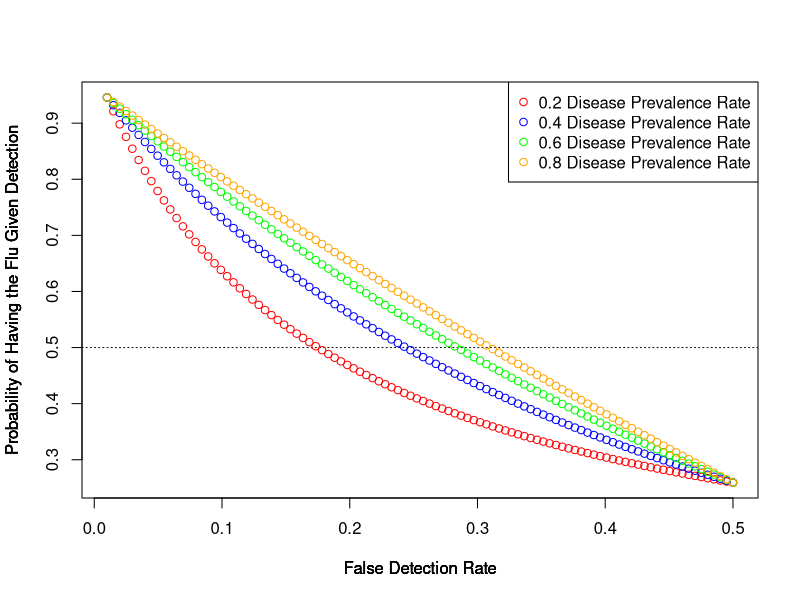

Source code (R):
## ---- chunk 1
# Probability of detecting swine flu given that it was contracted
p.D.F2 <- 0.7
# False detection rate
p.D.opF2 <- 0.1
# Swine flu prevalence
p.F2 <- 0.6
# Calculate probability of detection
p.D <- (p.D.F2 * p.F2) + (p.D.opF2 * (1 - p.F2))

# Calculate the probability of having the swine flu, given detection
p.F2.D <- (p.D.F2 * p.F2)/p.D
p.F2.D
## ---- chunk 2
p.D.F2 <- 0.7
# Assign four equally spaced prevalance values
p.F2 <- seq(from = 0.2, to = 0.8, by = ((0.8 - 0.2)/3))
# Assign 100 equally spaced false detection rates
p.D.opF2 <- seq(from = 0.01, to = 0.5, by = ((0.5 - 0.01)/99))
# Create matrix
p.F2.D <- matrix(nrow = length(p.F2), ncol = length(p.D.opF2))

# Nested loop to fill matrix
for (i in 1:NROW(p.F2.D)) {
  for (j in 1:NCOL(p.F2.D)) {
    # Calculate probability of having the flu given detection at each point in the above sequences
    p.F2.D[i, j] <- ((p.D.F2 * p.F2[i])/((p.D.F2 * p.F2[i]) + (p.D.opF2[j] * (1 - p.F2[i]))))
  }
}
p.F2.D
## ---- chunk 3
# Plot the matrix generated in question 2
# Plot the first row of p.F2.D
plot(p.D.opF2, p.F2.D[1, ], xlab = "False Detection Rate", ylab = "Probability of Having the Flu Given Detection", col = "red", abline(b = 0, a = 0.5, lty = "dotted"))
# Plot the second row of p.F2.D
par(new = TRUE)
plot(p.D.opF2, p.F2.D[2, ], xlab = "False Detection Rate", ylab = "Probability of Having the Flu Given Detection", col = "blue", axes = F)
# Plot the third row of p.F2.D
par(new = TRUE)
plot(p.D.opF2, p.F2.D[3, ], xlab = "False Detection Rate", ylab = "Probability of Having the Flu Given Detection", col = "green", axes = F)
# Plot the fourth row of p.F2.D
par(new = TRUE)
plot(p.D.opF2, p.F2.D[4, ], xlab = "False Detection Rate", ylab = "Probability of Having the Flu Given Detection", col = "orange", axes = F)
# Add a legend to the graph
legend(x = "topright", legend = c("0.2 Disease Prevalence Rate", "0.4 Disease Prevalence Rate", "0.6 Disease Prevalence Rate", "0.8 Disease Prevalence Rate"), col = c("red", "blue", "green", "orange"), pch = 1)
